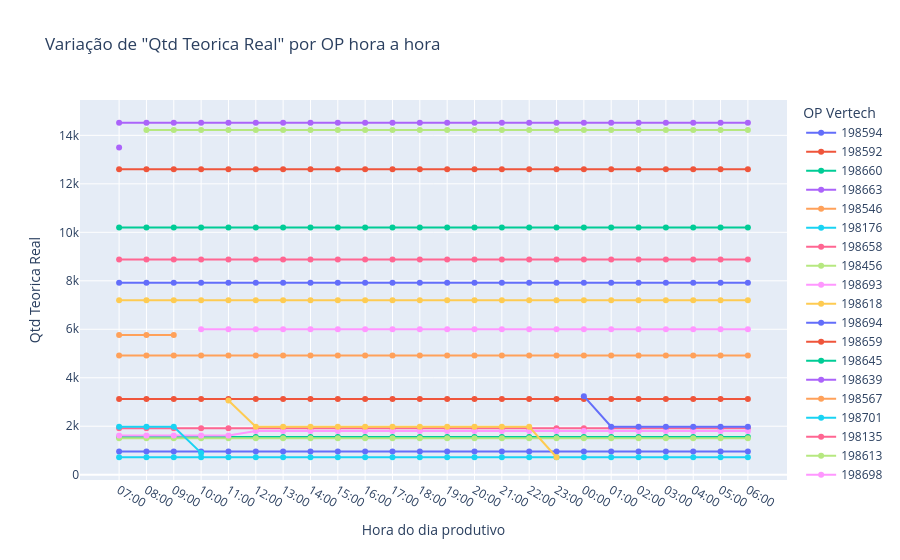

Here is the notebook cell this chart was saved with:
### Markdown cell above
## Variação de "Qtd Teorica Real" por OP hora a hora

### Code cell
df_analise = df.copy()
df_analise.sort_values(by='Data_Hora_Ordem_Producao', inplace=True)

fig = px.line(
    df_analise,
    x='Hora_Producao',
    y='Qtd Teorica Real',
    title='Variação de "Qtd Teorica Real" por OP hora a hora',
    color='OP Vertech',
    markers=True,
    category_orders={"Hora_Producao": ORDEM_HORAS_PRODUCAO},
    labels={
        'Hora_Producao': 'Hora do dia produtivo'
    },
    hover_data=[
        'Empacotado %',
        'Qtd Empacotado',
        'Rejeição %',
        'Qtd Rejeicao',
        'Objetivo %',
        'Qtd Objetivo'
    ]
)

fig.show()

### Figure 1 — Plotly figure (JSON) as saved in the notebook; plotly's stock layout.template omitted (floating-point values rounded to 4 significant figures; data arrays with more than 128 entries replaced by an {"elided": "..."} marker saying what was removed)
{"data": [{"customdata": {"elided": "24x6 float values"}, "hovertemplate": "OP Vertech=198594<br>Hora do dia produtivo=%{x}<br>Qtd Teorica Real=%{y}<br>Empacotado %=%{customdata[0]}<br>Qtd Empacotado=%{customdata[1]}<br>Rejeição %=%{customdata[2]}<br>Qtd Rejeicao=%{customdata[3]}<br>Objetivo %=%{customdata[4]}<br>Qtd Objetivo=%{customdata[5]}<extra></extra>", "legendgroup": "198594", "line": {"color": "#636efa", "dash": "solid"}, "marker": {"symbol": "circle"}, "mode": "lines+markers", "name": "198594", "orientation": "v", "showlegend": true, "type": "scatter", "x": ["07:00", "08:00", "09:00", "10:00", "11:00", "12:00", "13:00", "14:00", "15:00", "16:00", "17:00", "18:00", "19:00", "20:00", "21:00", "22:00", "23:00", "00:00", "01:00", "02:00", "03:00", "04:00", "05:00", "06:00"], "xaxis": "x", "y": [960, 960, 960, 960, 960, 960, 960, 960, 960, 960, 960, 960, 960, 960, 960, 960, 960, 960, 960, 960, 960, 960, 960, 960], "yaxis": "y"}, {"customdata": {"elided": "24x6 float values"}, "hovertemplate": "OP Vertech=198592<br>Hora do dia produtivo=%{x}<br>Qtd Teorica Real=%{y}<br>Empacotado %=%{customdata[0]}<br>Qtd Empacotado=%{customdata[1]}<br>Rejeição %=%{customdata[2]}<br>Qtd Rejeicao=%{customdata[3]}<br>Objetivo %=%{customdata[4]}<br>Qtd Objetivo=%{customdata[5]}<extra></extra>", "legendgroup": "198592", "line": {"color": "#EF553B", "dash": "solid"}, "marker": {"symbol": "circle"}, "mode": "lines+markers", "name": "198592", "orientation": "v", "showlegend": true, "type": "scatter", "x": ["07:00", "08:00", "09:00", "10:00", "11:00", "12:00", "13:00", "14:00", "15:00", "16:00", "17:00", "18:00", "19:00", "20:00", "21:00", "22:00", "23:00", "00:00", "01:00", "02:00", "03:00", "04:00", "05:00", "06:00"], "xaxis": "x", "y": [3120, 3120, 3120, 3120, 3120, 3120, 3120, 3120, 3120, 3120, 3120, 3120, 3120, 3120, 3120, 3120, 3120, 3120, 3120, 3120, 3120, 3120, 3120, 3120], "yaxis": "y"}, {"customdata": {"elided": "24x6 float values"}, "hovertemplate": "OP Vertech=198660<br>Hora do dia produtivo=%{x}<br>Qtd Teorica Real=%{y}<br>Empacotado %=%{customdata[0]}<br>Qtd Empacotado=%{customdata[1]}<br>Rejeição %=%{customdata[2]}<br>Qtd Rejeicao=%{customdata[3]}<br>Objetivo %=%{customdata[4]}<br>Qtd Objetivo=%{customdata[5]}<extra></extra>", "legendgroup": "198660", "line": {"color": "#00cc96", "dash": "solid"}, "marker": {"symbol": "circle"}, "mode": "lines+markers", "name": "198660", "orientation": "v", "showlegend": true, "type": "scatter", "x": ["07:00", "08:00", "09:00", "10:00", "11:00", "12:00", "13:00", "14:00", "15:00", "16:00", "17:00", "18:00", "19:00", "20:00", "21:00", "22:00", "23:00", "00:00", "01:00", "02:00", "03:00", "04:00", "05:00", "06:00"], "xaxis": "x", "y": [1560, 1560, 1560, 1560, 1560, 1560, 1560, 1560, 1560, 1560, 1560, 1560, 1560, 1560, 1560, 1560, 1560, 1560, 1560, 1560, 1560, 1560, 1560, 1560], "yaxis": "y"}, {"customdata": [[0.9467, 12780.0, 0.0, 0.0, 0.86, 11610.0]], "hovertemplate": "OP Vertech=198663<br>Hora do dia produtivo=%{x}<br>Qtd Teorica Real=%{y}<br>Empacotado %=%{customdata[0]}<br>Qtd Empacotado=%{customdata[1]}<br>Rejeição %=%{customdata[2]}<br>Qtd Rejeicao=%{customdata[3]}<br>Objetivo %=%{customdata[4]}<br>Qtd Objetivo=%{customdata[5]}<extra></extra>", "legendgroup": "198663", "line": {"color": "#ab63fa", "dash": "solid"}, "marker": {"symbol": "circle"}, "mode": "lines+markers", "name": "198663", "orientation": "v", "showlegend": true, "type": "scatter", "x": ["07:00"], "xaxis": "x", "y": [13500], "yaxis": "y"}, {"customdata": {"elided": "24x6 float values"}, "hovertemplate": "OP Vertech=198546<br>Hora do dia produtivo=%{x}<br>Qtd Teorica Real=%{y}<br>Empacotado %=%{customdata[0]}<br>Qtd Empacotado=%{customdata[1]}<br>Rejeição %=%{customdata[2]}<br>Qtd Rejeicao=%{customdata[3]}<br>Objetivo %=%{customdata[4]}<br>Qtd Objetivo=%{customdata[5]}<extra></extra>", "legendgroup": "198546", "line": {"color": "#FFA15A", "dash": "solid"}, "marker": {"symbol": "circle"}, "mode": "lines+markers", "name": "198546", "orientation": "v", "showlegend": true, "type": "scatter", "x": ["07:00", "08:00", "09:00", "10:00", "11:00", "12:00", "13:00", "14:00", "15:00", "16:00", "17:00", "18:00", "19:00", "20:00", "21:00", "22:00", "23:00", "00:00", "01:00", "02:00", "03:00", "04:00", "05:00", "06:00"], "xaxis": "x", "y": [4920, 4920, 4920, 4920, 4920, 4920, 4920, 4920, 4920, 4920, 4920, 4920, 4920, 4920, 4920, 4920, 4920, 4920, 4920, 4920, 4920, 4920, 4920, 4920], "yaxis": "y"}, {"customdata": {"elided": "24x6 float values"}, "hovertemplate": "OP Vertech=198176<br>Hora do dia produtivo=%{x}<br>Qtd Teorica Real=%{y}<br>Empacotado %=%{customdata[0]}<br>Qtd Empacotado=%{customdata[1]}<br>Rejeição %=%{customdata[2]}<br>Qtd Rejeicao=%{customdata[3]}<br>Objetivo %=%{customdata[4]}<br>Qtd Objetivo=%{customdata[5]}<extra></extra>", "legendgroup": "198176", "line": {"color": "#19d3f3", "dash": "solid"}, "marker": {"symbol": "circle"}, "mode": "lines+markers", "name": "198176", "orientation": "v", "showlegend": true, "type": "scatter", "x": ["07:00", "08:00", "09:00", "10:00", "11:00", "12:00", "13:00", "14:00", "15:00", "16:00", "17:00", "18:00", "19:00", "20:00", "21:00", "22:00", "23:00", "00:00", "01:00", "02:00", "03:00", "04:00", "05:00", "06:00"], "xaxis": "x", "y": [720, 720, 720, 720, 720, 720, 720, 720, 720, 720, 720, 720, 720, 720, 720, 720, 720, 720, 720, 720, 720, 720, 720, 720], "yaxis": "y"}, {"customdata": {"elided": "24x6 float values"}, "hovertemplate": "OP Vertech=198658<br>Hora do dia produtivo=%{x}<br>Qtd Teorica Real=%{y}<br>Empacotado %=%{customdata[0]}<br>Qtd Empacotado=%{customdata[1]}<br>Rejeição %=%{customdata[2]}<br>Qtd Rejeicao=%{customdata[3]}<br>Objetivo %=%{customdata[4]}<br>Qtd Objetivo=%{customdata[5]}<extra></extra>", "legendgroup": "198658", "line": {"color": "#FF6692", "dash": "solid"}, "marker": {"symbol": "circle"}, "mode": "lines+markers", "name": "198658", "orientation": "v", "showlegend": true, "type": "scatter", "x": ["07:00", "08:00", "09:00", "10:00", "11:00", "12:00", "13:00", "14:00", "15:00", "16:00", "17:00", "18:00", "19:00", "20:00", "21:00", "22:00", "23:00", "00:00", "01:00", "02:00", "03:00", "04:00", "05:00", "06:00"], "xaxis": "x", "y": [1920, 1920, 1920, 1920, 1920, 1920, 1920, 1920, 1920, 1920, 1920, 1920, 1920, 1920, 1920, 1920, 1920, 1920, 1920, 1920, 1920, 1920, 1920, 1920], "yaxis": "y"}, {"customdata": {"elided": "24x6 float values"}, "hovertemplate": "OP Vertech=198456<br>Hora do dia produtivo=%{x}<br>Qtd Teorica Real=%{y}<br>Empacotado %=%{customdata[0]}<br>Qtd Empacotado=%{customdata[1]}<br>Rejeição %=%{customdata[2]}<br>Qtd Rejeicao=%{customdata[3]}<br>Objetivo %=%{customdata[4]}<br>Qtd Objetivo=%{customdata[5]}<extra></extra>", "legendgroup": "198456", "line": {"color": "#B6E880", "dash": "solid"}, "marker": {"symbol": "circle"}, "mode": "lines+markers", "name": "198456", "orientation": "v", "showlegend": true, "type": "scatter", "x": ["07:00", "08:00", "09:00", "10:00", "11:00", "12:00", "13:00", "14:00", "15:00", "16:00", "17:00", "18:00", "19:00", "20:00", "21:00", "22:00", "23:00", "00:00", "01:00", "02:00", "03:00", "04:00", "05:00", "06:00"], "xaxis": "x", "y": [1500, 1500, 1500, 1500, 1500, 1500, 1500, 1500, 1500, 1500, 1500, 1500, 1500, 1500, 1500, 1500, 1500, 1500, 1500, 1500, 1500, 1500, 1500, 1500], "yaxis": "y"}, {"customdata": {"elided": "24x6 float values"}, "hovertemplate": "OP Vertech=198693<br>Hora do dia produtivo=%{x}<br>Qtd Teorica Real=%{y}<br>Empacotado %=%{customdata[0]}<br>Qtd Empacotado=%{customdata[1]}<br>Rejeição %=%{customdata[2]}<br>Qtd Rejeicao=%{customdata[3]}<br>Objetivo %=%{customdata[4]}<br>Qtd Objetivo=%{customdata[5]}<extra></extra>", "legendgroup": "198693", "line": {"color": "#FF97FF", "dash": "solid"}, "marker": {"symbol": "circle"}, "mode": "lines+markers", "name": "198693", "orientation": "v", "showlegend": true, "type": "scatter", "x": ["07:00", "08:00", "09:00", "10:00", "11:00", "12:00", "13:00", "14:00", "15:00", "16:00", "17:00", "18:00", "19:00", "20:00", "21:00", "22:00", "23:00", "00:00", "01:00", "02:00", "03:00", "04:00", "05:00", "06:00"], "xaxis": "x", "y": [1620, 1620, 1620, 1620, 1620, 1800, 1800, 1800, 1800, 1800, 1800, 1800, 1800, 1800, 1800, 1800, 1800, 1800, 1800, 1800, 1800, 1800, 1800, 1800], "yaxis": "y"}, {"customdata": {"elided": "24x6 float values"}, "hovertemplate": "OP Vertech=198618<br>Hora do dia produtivo=%{x}<br>Qtd Teorica Real=%{y}<br>Empacotado %=%{customdata[0]}<br>Qtd Empacotado=%{customdata[1]}<br>Rejeição %=%{customdata[2]}<br>Qtd Rejeicao=%{customdata[3]}<br>Objetivo %=%{customdata[4]}<br>Qtd Objetivo=%{customdata[5]}<extra></extra>", "legendgroup": "198618", "line": {"color": "#FECB52", "dash": "solid"}, "marker": {"symbol": "circle"}, "mode": "lines+markers", "name": "198618", "orientation": "v", "showlegend": true, "type": "scatter", "x": ["07:00", "08:00", "09:00", "10:00", "11:00", "12:00", "13:00", "14:00", "15:00", "16:00", "17:00", "18:00", "19:00", "20:00", "21:00", "22:00", "23:00", "00:00", "01:00", "02:00", "03:00", "04:00", "05:00", "06:00"], "xaxis": "x", "y": [7200, 7200, 7200, 7200, 7200, 7200, 7200, 7200, 7200, 7200, 7200, 7200, 7200, 7200, 7200, 7200, 7200, 7200, 7200, 7200, 7200, 7200, 7200, 7200], "yaxis": "y"}, {"customdata": {"elided": "24x6 float values"}, "hovertemplate": "OP Vertech=198694<br>Hora do dia produtivo=%{x}<br>Qtd Teorica Real=%{y}<br>Empacotado %=%{customdata[0]}<br>Qtd Empacotado=%{customdata[1]}<br>Rejeição %=%{customdata[2]}<br>Qtd Rejeicao=%{customdata[3]}<br>Objetivo %=%{customdata[4]}<br>Qtd Objetivo=%{customdata[5]}<extra></extra>", "legendgroup": "198694", "line": {"color": "#636efa", "dash": "solid"}, "marker": {"symbol": "circle"}, "mode": "lines+markers", "name": "198694", "orientation": "v", "showlegend": true, "type": "scatter", "x": ["07:00", "08:00", "09:00", "10:00", "11:00", "12:00", "13:00", "14:00", "15:00", "16:00", "17:00", "18:00", "19:00", "20:00", "21:00", "22:00", "23:00", "00:00", "01:00", "02:00", "03:00", "04:00", "05:00", "06:00"], "xaxis": "x", "y": [7920, 7920, 7920, 7920, 7920, 7920, 7920, 7920, 7920, 7920, 7920, 7920, 7920, 7920, 7920, 7920, 7920, 7920, 7920, 7920, 7920, 7920, 7920, 7920], "yaxis": "y"}, {"customdata": {"elided": "24x6 float values"}, "hovertemplate": "OP Vertech=198659<br>Hora do dia produtivo=%{x}<br>Qtd Teorica Real=%{y}<br>Empacotado %=%{customdata[0]}<br>Qtd Empacotado=%{customdata[1]}<br>Rejeição %=%{customdata[2]}<br>Qtd Rejeicao=%{customdata[3]}<br>Objetivo %=%{customdata[4]}<br>Qtd Objetivo=%{customdata[5]}<extra></extra>", "legendgroup": "198659", "line": {"color": "#EF553B", "dash": "solid"}, "marker": {"symbol": "circle"}, "mode": "lines+markers", "name": "198659", "orientation": "v", "showlegend": true, "type": "scatter", "x": ["07:00", "08:00", "09:00", "10:00", "11:00", "12:00", "13:00", "14:00", "15:00", "16:00", "17:00", "18:00", "19:00", "20:00", "21:00", "22:00", "23:00", "00:00", "01:00", "02:00", "03:00", "04:00", "05:00", "06:00"], "xaxis": "x", "y": [12600, 12600, 12600, 12600, 12600, 12600, 12600, 12600, 12600, 12600, 12600, 12600, 12600, 12600, 12600, 12600, 12600, 12600, 12600, 12600, 12600, 12600, 12600, 12600], "yaxis": "y"}, {"customdata": {"elided": "24x6 float values"}, "hovertemplate": "OP Vertech=198645<br>Hora do dia produtivo=%{x}<br>Qtd Teorica Real=%{y}<br>Empacotado %=%{customdata[0]}<br>Qtd Empacotado=%{customdata[1]}<br>Rejeição %=%{customdata[2]}<br>Qtd Rejeicao=%{customdata[3]}<br>Objetivo %=%{customdata[4]}<br>Qtd Objetivo=%{customdata[5]}<extra></extra>", "legendgroup": "198645", "line": {"color": "#00cc96", "dash": "solid"}, "marker": {"symbol": "circle"}, "mode": "lines+markers", "name": "198645", "orientation": "v", "showlegend": true, "type": "scatter", "x": ["07:00", "08:00", "09:00", "10:00", "11:00", "12:00", "13:00", "14:00", "15:00", "16:00", "17:00", "18:00", "19:00", "20:00", "21:00", "22:00", "23:00", "00:00", "01:00", "02:00", "03:00", "04:00", "05:00", "06:00"], "xaxis": "x", "y": [10200, 10200, 10200, 10200, 10200, 10200, 10200, 10200, 10200, 10200, 10200, 10200, 10200, 10200, 10200, 10200, 10200, 10200, 10200, 10200, 10200, 10200, 10200, 10200], "yaxis": "y"}, {"customdata": {"elided": "24x6 float values"}, "hovertemplate": "OP Vertech=198639<br>Hora do dia produtivo=%{x}<br>Qtd Teorica Real=%{y}<br>Empacotado %=%{customdata[0]}<br>Qtd Empacotado=%{customdata[1]}<br>Rejeição %=%{customdata[2]}<br>Qtd Rejeicao=%{customdata[3]}<br>Objetivo %=%{customdata[4]}<br>Qtd Objetivo=%{customdata[5]}<extra></extra>", "legendgroup": "198639", "line": {"color": "#ab63fa", "dash": "solid"}, "marker": {"symbol": "circle"}, "mode": "lines+markers", "name": "198639", "orientation": "v", "showlegend": true, "type": "scatter", "x": ["07:00", "08:00", "09:00", "10:00", "11:00", "12:00", "13:00", "14:00", "15:00", "16:00", "17:00", "18:00", "19:00", "20:00", "21:00", "22:00", "23:00", "00:00", "01:00", "02:00", "03:00", "04:00", "05:00", "06:00"], "xaxis": "x", "y": [14520, 14520, 14520, 14520, 14520, 14520, 14520, 14520, 14520, 14520, 14520, 14520, 14520, 14520, 14520, 14520, 14520, 14520, 14520, 14520, 14520, 14520, 14520, 14520], "yaxis": "y"}, {"customdata": [[0.75, 4320.0, 0.0, 0.0, 0.87, 5011.0], [0.75, 4320.0, 0.0, 0.0, 0.87, 5011.0], [0.8889, 5120.0, 0.0, 0.0, 0.87, 5011.0]], "hovertemplate": "OP Vertech=198567<br>Hora do dia produtivo=%{x}<br>Qtd Teorica Real=%{y}<br>Empacotado %=%{customdata[0]}<br>Qtd Empacotado=%{customdata[1]}<br>Rejeição %=%{customdata[2]}<br>Qtd Rejeicao=%{customdata[3]}<br>Objetivo %=%{customdata[4]}<br>Qtd Objetivo=%{customdata[5]}<extra></extra>", "legendgroup": "198567", "line": {"color": "#FFA15A", "dash": "solid"}, "marker": {"symbol": "circle"}, "mode": "lines+markers", "name": "198567", "orientation": "v", "showlegend": true, "type": "scatter", "x": ["07:00", "08:00", "09:00"], "xaxis": "x", "y": [5760, 5760, 5760], "yaxis": "y"}, {"customdata": [[0.303, 600.0, 0.0, 0.0, 0.6, 1188.0], [0.303, 600.0, 0.0, 0.0, 0.6, 1188.0], [0.3182, 630.0, 0.0, 0.0, 0.6, 1188.0], [0.6333, 570.0, 2.667, 2400.0, 0.6, 540.0]], "hovertemplate": "OP Vertech=198701<br>Hora do dia produtivo=%{x}<br>Qtd Teorica Real=%{y}<br>Empacotado %=%{customdata[0]}<br>Qtd Empacotado=%{customdata[1]}<br>Rejeição %=%{customdata[2]}<br>Qtd Rejeicao=%{customdata[3]}<br>Objetivo %=%{customdata[4]}<br>Qtd Objetivo=%{customdata[5]}<extra></extra>", "legendgroup": "198701", "line": {"color": "#19d3f3", "dash": "solid"}, "marker": {"symbol": "circle"}, "mode": "lines+markers", "name": "198701", "orientation": "v", "showlegend": true, "type": "scatter", "x": ["07:00", "08:00", "09:00", "10:00"], "xaxis": "x", "y": [1980, 1980, 1980, 900], "yaxis": "y"}, {"customdata": {"elided": "24x6 float values"}, "hovertemplate": "OP Vertech=198135<br>Hora do dia produtivo=%{x}<br>Qtd Teorica Real=%{y}<br>Empacotado %=%{customdata[0]}<br>Qtd Empacotado=%{customdata[1]}<br>Rejeição %=%{customdata[2]}<br>Qtd Rejeicao=%{customdata[3]}<br>Objetivo %=%{customdata[4]}<br>Qtd Objetivo=%{customdata[5]}<extra></extra>", "legendgroup": "198135", "line": {"color": "#FF6692", "dash": "solid"}, "marker": {"symbol": "circle"}, "mode": "lines+markers", "name": "198135", "orientation": "v", "showlegend": true, "type": "scatter", "x": ["07:00", "08:00", "09:00", "10:00", "11:00", "12:00", "13:00", "14:00", "15:00", "16:00", "17:00", "18:00", "19:00", "20:00", "21:00", "22:00", "23:00", "00:00", "01:00", "02:00", "03:00", "04:00", "05:00", "06:00"], "xaxis": "x", "y": [8880, 8880, 8880, 8880, 8880, 8880, 8880, 8880, 8880, 8880, 8880, 8880, 8880, 8880, 8880, 8880, 8880, 8880, 8880, 8880, 8880, 8880, 8880, 8880], "yaxis": "y"}, {"customdata": {"elided": "23x6 float values"}, "hovertemplate": "OP Vertech=198613<br>Hora do dia produtivo=%{x}<br>Qtd Teorica Real=%{y}<br>Empacotado %=%{customdata[0]}<br>Qtd Empacotado=%{customdata[1]}<br>Rejeição %=%{customdata[2]}<br>Qtd Rejeicao=%{customdata[3]}<br>Objetivo %=%{customdata[4]}<br>Qtd Objetivo=%{customdata[5]}<extra></extra>", "legendgroup": "198613", "line": {"color": "#B6E880", "dash": "solid"}, "marker": {"symbol": "circle"}, "mode": "lines+markers", "name": "198613", "orientation": "v", "showlegend": true, "type": "scatter", "x": ["08:00", "09:00", "10:00", "11:00", "12:00", "13:00", "14:00", "15:00", "16:00", "17:00", "18:00", "19:00", "20:00", "21:00", "22:00", "23:00", "00:00", "01:00", "02:00", "03:00", "04:00", "05:00", "06:00"], "xaxis": "x", "y": [14220, 14220, 14220, 14220, 14220, 14220, 14220, 14220, 14220, 14220, 14220, 14220, 14220, 14220, 14220, 14220, 14220, 14220, 14220, 14220, 14220, 14220, 14220], "yaxis": "y"}, {"customdata": [[0.0, 0.0, 0.0, 0.0, 0.0, 0.0], [0.0, 0.0, 0.0, 0.0, 0.0, 0.0], [0.0, 0.0, 0.0, 0.0, 0.0, 0.0], [0.0, 0.0, 0.0, 0.0, 0.0, 0.0], [0.0, 0.0, 0.0, 0.0, 0.0, 0.0], [0.0, 0.0, 0.0, 0.0, 0.0, 0.0], [0.0, 0.0, 0.0, 0.0, 0.0, 0.0], [0.0, 0.0, 0.0, 0.0, 0.85, 5100.0], [0.1467, 880.0, 0.0, 0.0, 0.85, 5100.0], [0.2933, 1760.0, 0.0, 0.0, 0.85, 5100.0], [0.4133, 2480.0, 0.0, 0.0, 0.85, 5100.0], [0.52, 3120.0, 0.0, 0.0, 0.85, 5100.0], [0.4933, 2960.0, 0.0, 0.0, 0.85, 5100.0], [0.5733, 3440.0, 0.0, 0.0, 0.85, 5100.0], [0.48, 2880.0, 0.0, 0.0, 0.85, 5100.0], [0.3867, 2320.0, 0.0, 0.0, 0.85, 5100.0], [0.36, 2160.0, 0.0, 0.0, 0.85, 5100.0], [0.36, 2160.0, 0.0, 0.0, 0.85, 5100.0], [1.04, 6240.0, 0.0, 0.0, 0.85, 5100.0], [0.7467, 4480.0, 0.0, 0.0, 0.85, 5100.0], [1.173, 7040.0, 0.0, 0.0, 0.85, 5100.0]], "hovertemplate": "OP Vertech=198698<br>Hora do dia produtivo=%{x}<br>Qtd Teorica Real=%{y}<br>Empacotado %=%{customdata[0]}<br>Qtd Empacotado=%{customdata[1]}<br>Rejeição %=%{customdata[2]}<br>Qtd Rejeicao=%{customdata[3]}<br>Objetivo %=%{customdata[4]}<br>Qtd Objetivo=%{customdata[5]}<extra></extra>", "legendgroup": "198698", "line": {"color": "#FF97FF", "dash": "solid"}, "marker": {"symbol": "circle"}, "mode": "lines+markers", "name": "198698", "orientation": "v", "showlegend": true, "type": "scatter", "x": ["10:00", "11:00", "12:00", "13:00", "14:00", "15:00", "16:00", "17:00", "18:00", "19:00", "20:00", "21:00", "22:00", "23:00", "00:00", "01:00", "02:00", "03:00", "04:00", "05:00", "06:00"], "xaxis": "x", "y": [6000, 6000, 6000, 6000, 6000, 6000, 6000, 6000, 6000, 6000, 6000, 6000, 6000, 6000, 6000, 6000, 6000, 6000, 6000, 6000, 6000], "yaxis": "y"}, {"customdata": [[0.6078, 1860.0, 0.0, 0.0, 0.0, 0.0], [0.1818, 360.0, 0.0, 0.0, 0.0, 0.0], [0.1061, 210.0, 1.212, 2400.0, 0.62, 1228.0], [0.303, 600.0, 0.0, 0.0, 0.62, 1228.0], [0.5455, 1080.0, 0.0, 0.0, 0.62, 1228.0], [0.4545, 900.0, 0.0, 0.0, 0.62, 1228.0], [0.5909, 1170.0, 0.0, 0.0, 0.62, 1228.0], [0.5455, 1080.0, 0.0, 0.0, 0.62, 1228.0], [0.4091, 810.0, 0.0, 0.0, 0.62, 1228.0], [0.4697, 930.0, 0.0, 0.0, 0.62, 1228.0], [0.7121, 1410.0, 0.0, 0.0, 0.62, 1228.0], [0.5909, 1170.0, 0.0, 0.0, 0.62, 1228.0], [0.5833, 420.0, 0.0, 0.0, 0.62, 446.4]], "hovertemplate": "OP Vertech=198704<br>Hora do dia produtivo=%{x}<br>Qtd Teorica Real=%{y}<br>Empacotado %=%{customdata[0]}<br>Qtd Empacotado=%{customdata[1]}<br>Rejeição %=%{customdata[2]}<br>Qtd Rejeicao=%{customdata[3]}<br>Objetivo %=%{customdata[4]}<br>Qtd Objetivo=%{customdata[5]}<extra></extra>", "legendgroup": "198704", "line": {"color": "#FECB52", "dash": "solid"}, "marker": {"symbol": "circle"}, "mode": "lines+markers", "name": "198704", "orientation": "v", "showlegend": true, "type": "scatter", "x": ["11:00", "12:00", "13:00", "14:00", "15:00", "16:00", "17:00", "18:00", "19:00", "20:00", "21:00", "22:00", "23:00"], "xaxis": "x", "y": [3060, 1980, 1980, 1980, 1980, 1980, 1980, 1980, 1980, 1980, 1980, 1980, 720], "yaxis": "y"}, {"customdata": [[0.6481, 2100.0, 0.0, 0.0, 0.0, 0.0], [0.6818, 1350.0, 0.0, 0.0, 0.0, 0.0], [0.7727, 1530.0, 0.0, 0.0, 0.0, 0.0], [0.7727, 1530.0, 0.0, 0.0, 0.0, 0.0], [0.7273, 1440.0, 0.0, 0.0, 0.0, 0.0], [0.6212, 1230.0, 0.0, 0.0, 0.0, 0.0], [0.6212, 1230.0, 0.0, 0.0, 0.0, 0.0]], "hovertemplate": "OP Vertech=198707<br>Hora do dia produtivo=%{x}<br>Qtd Teorica Real=%{y}<br>Empacotado %=%{customdata[0]}<br>Qtd Empacotado=%{customdata[1]}<br>Rejeição %=%{customdata[2]}<br>Qtd Rejeicao=%{customdata[3]}<br>Objetivo %=%{customdata[4]}<br>Qtd Objetivo=%{customdata[5]}<extra></extra>", "legendgroup": "198707", "line": {"color": "#636efa", "dash": "solid"}, "marker": {"symbol": "circle"}, "mode": "lines+markers", "name": "198707", "orientation": "v", "showlegend": true, "type": "scatter", "x": ["00:00", "01:00", "02:00", "03:00", "04:00", "05:00", "06:00"], "xaxis": "x", "y": [3240, 1980, 1980, 1980, 1980, 1980, 1980], "yaxis": "y"}], "layout": {"legend": {"title": {"text": "OP Vertech"}, "tracegroupgap": 0}, "title": {"text": "Variação de \"Qtd Teorica Real\" por OP hora a hora"}, "xaxis": {"anchor": "y", "categoryarray": ["07:00", "08:00", "09:00", "10:00", "11:00", "12:00", "13:00", "14:00", "15:00", "16:00", "17:00", "18:00", "19:00", "20:00", "21:00", "22:00", "23:00", "00:00", "01:00", "02:00", "03:00", "04:00", "05:00", "06:00"], "categoryorder": "array", "domain": [0, 1], "title": {"text": "Hora do dia produtivo"}}, "yaxis": {"anchor": "x", "domain": [0, 1], "title": {"text": "Qtd Teorica Real"}}}}
